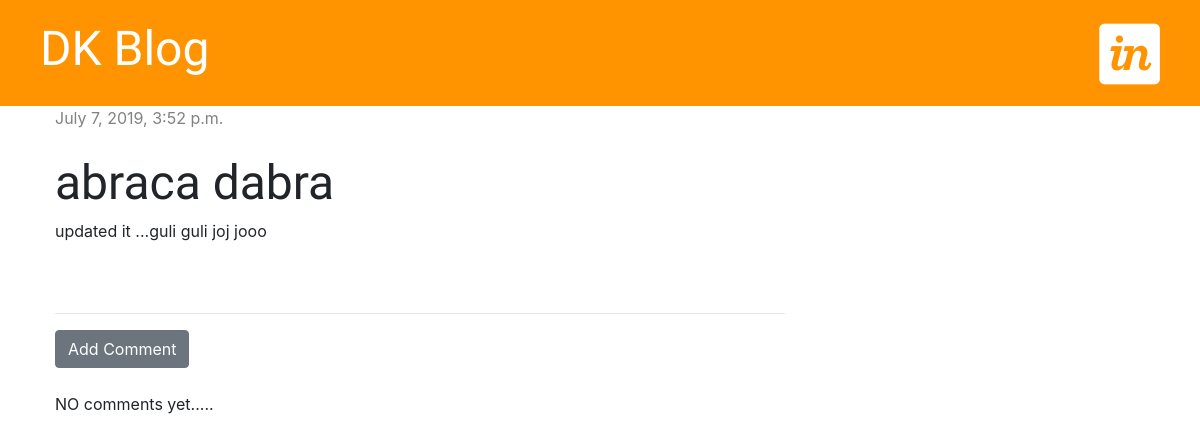
/post/5/, run on the app's committed database.
### blog/models.py (models this page shows, shortened)
class Post(models.Model):
    author = models.ForeignKey('auth.User' , on_delete=models.CASCADE)
    title = models.CharField(max_length=200)
    text = models.TextField()
    created_date = models.DateTimeField(default=timezone.now)
    published_date = models.DateTimeField(blank=True, null=True)

### blog/views.py (the view)
# urls.py: path('post/<int:pk>/', views.post_detail, name='post_detail'),
def post_detail(request,pk):
    post = get_object_or_404(Post,pk=pk)
    stuff_for_frontend = {'post':post}
    return render(request, 'blog/post_detail.html', stuff_for_frontend)

### blog/templates/blog/post_detail.html (shortened to what this page needs)
{% extends 'blog/base.html'%}
{% block content%}
    <div class="post">
        {% if post.published_date %}
                <div class="date">
                    {{post.published_date}}
                </div>
        {% else %}
                <a href="{% url 'post_publish' pk=post.pk %}" class="btn btn-primary">Publish</a>
        {% endif %}
        <br>
        <h1>{{post.title}}</h1>
        <p>{{post.text|linebreaksbr }}</p>
    </div>
    <hr>
    <a href="{% url 'add_comment_to_post' pk=post.pk %}" class="btn btn-secondary">Add Comment</a>
    <br>
    <br>
    {% for comment in post.comments.all %}
        {% if user.is_authenticated or comment.approved %}
            <div class="comment">
                <div class="date">
                    {{ comment.created_date }}
                </div>
                {% if not comment.approved  and user.is_superuser %}
                <a href="{% url 'comment_approve' pk=comment.pk %}"><i class="fas fa-thumbs-up"></i></a>
                <a href="{% url 'comment_remove' pk=comment.pk %}" <i class="fas fa-backspace"></i></a>
                {% endif %}
                <strong>{{comment.author}}</strong>
                <P>{{comment.text}}</P>
            </div>
        {% endif %}
    {% empty %}
        <p>NO comments yet.....</p>
    {% endfor %}
{% endblock %}

### blog/static/css/blog.css (style rules this page uses)
h1,h2,h3,h4 { font-family: 'Tangerine', 'Inconsolata', 'Droid Sans', serif; font-size:48px; }
.date { color: #828282; }
.post { margin-bottom: 70px; }

### data on the page
Post: published_date "July 7, 2019, 3:52 p.m.", title "abraca dabra", text "updated it ...guli guli joj jooo"
